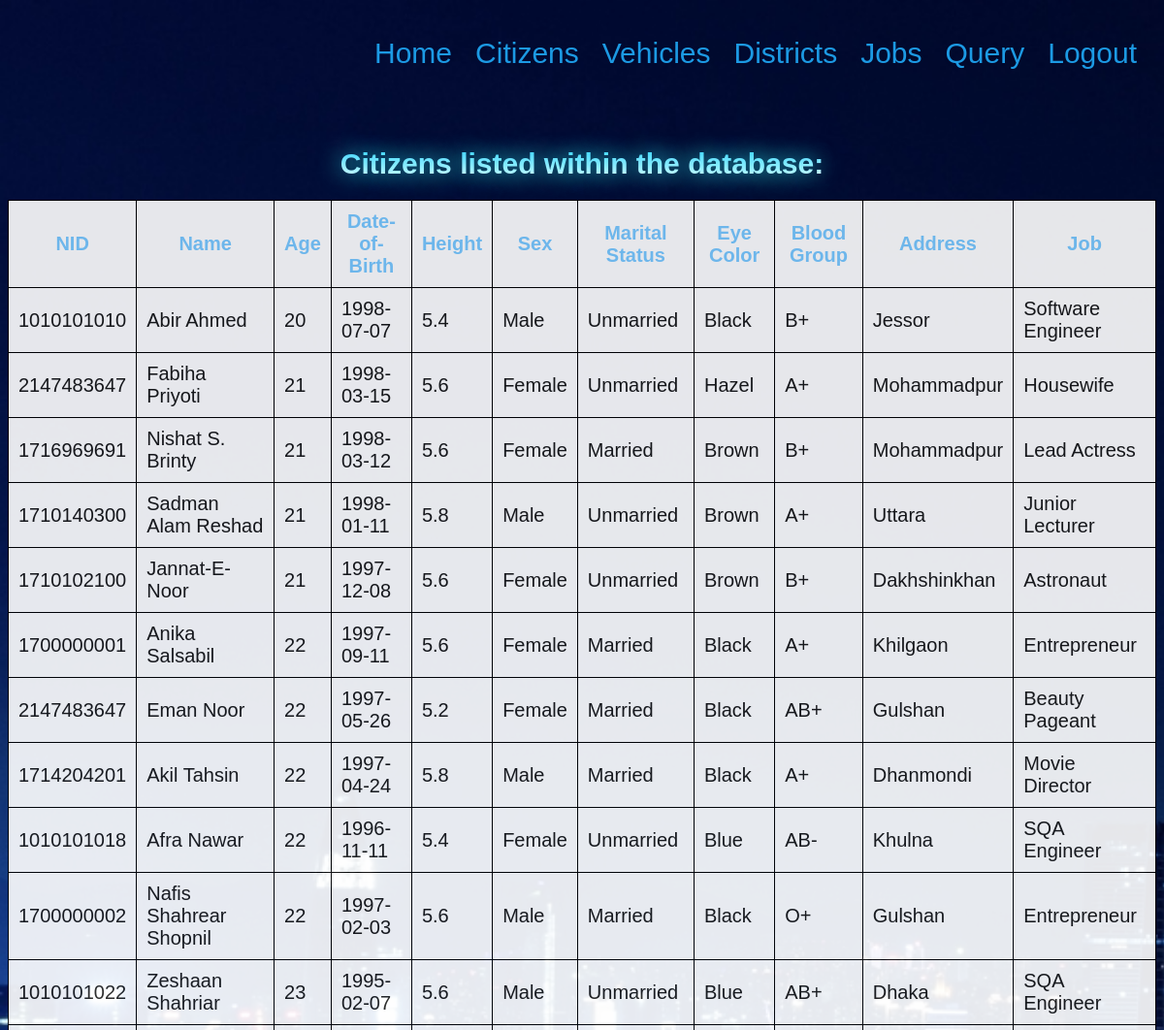
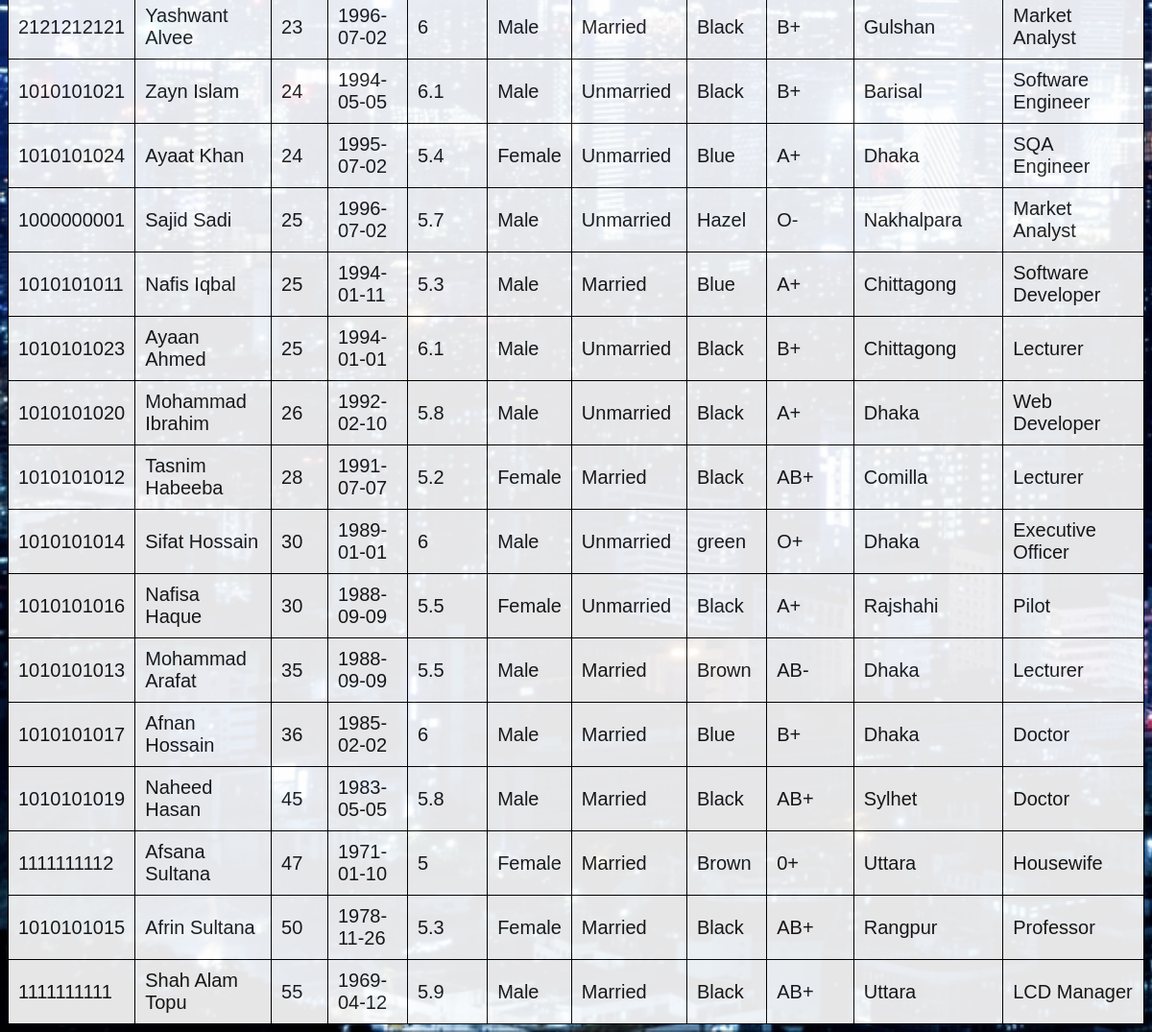
The page /ncdb/ageorder.php on the database its author committed (2 pictures, top to bottom).
### tables this page shows
CREATE TABLE `citizens` (
  `id` int(10) NOT NULL,
  `name` varchar(50) NOT NULL,
  `age` int(11) NOT NULL,
  `dob` date NOT NULL,
  `height` double NOT NULL,
  `sex` varchar(10) NOT NULL,
  `ms` varchar(10) NOT NULL,
  `ecolour` varchar(15) NOT NULL,
  `bg` varchar(5) NOT NULL,
  `dname` varchar(50) NOT NULL,
  `jname` varchar(50) NOT NULL
);

### ncdb/ageorder.php (the view, shortened to what this page needs)
<html lang="en">
<head>
</head>
<body>
    <ul>
        <li><a href="home.php">Home</a></li>
        <li><a href="citizens.php">Citizens</a></li>
        <li><a href="vehicles.php">Vehicles</a></li>
        <li><a href="districts.php">Districts</a></li>
        <li><a href="jobs.php">Jobs</a></li>
        <li><a href="custom.php">Query</a></li>
        <li><a href="index.php" class="burn">Logout</a></li>
    </ul>
    <h1>
        Citizens listed within the database:
    </h1>
    <?php
    require_once("dbconnect.php");
    $sql = "SELECT * FROM citizens order by age";
    $result = mysqli_query($conn,$sql);
    if(mysqli_num_rows($result)!=0){
        ?>
        <table align="center" class=tab>
        <tr style="color: rgb(107, 196, 255)">
            <th>NID</th>
            <th>Name</th>
            <th>Age</th>
            <th>Date-of-Birth</th>
            <th>Height</th>
            <th>Sex</th>
            <th>Marital Status</th>
            <th>Eye Color</th>
            <th>Blood Group</th>
            <th>Address</th>
            <th>Job</th>
        </tr>
    <?php
        while($row = mysqli_fetch_array($result)){
    ?>
        <tr>
            <td><?php echo $row[0] ?></td>
            <td><?php echo $row[1] ?></td>
            <td><?php echo $row[2] ?></td>
            <td><?php echo $row[3] ?></td>
            <td><?php echo $row[4] ?></td>
            <td><?php echo $row[5] ?></td>
            <td><?php echo $row[6] ?></td>
            <td><?php echo $row[7] ?></td>
            <td><?php echo $row[8] ?></td>
            <td><?php echo $row[9] ?></td>
            <td><?php echo $row[10] ?></td>
        </tr>
    <?php
        }
    }
    ?>
    </table>
</body>
</html>

### ncdb/ageorder.php (style rules this page uses)
ul { margin:0px; padding:30px 20px; list-style-type: none; text-align: right; }
li { display: inline; margin-left:20px; font-size: 30px; }
a { color:rgb(28, 154, 228); text-decoration: none; transition: all 0.2s ease-in-out; font-family: Arial, Helvetica, sans-serif; }
body { background-image: url("welcome1.jpg"); -moz-background-size: cover; -webkit-background-size: cover; -o-background-size: cover; background-size: cover; }
h1 { color:white; text-align: center; font-size: 30px; font-family: Arial, Helvetica, sans-serif; text-shadow:0 0 25px rgb(56, 255, 255); margin-top: 50px; background: -webkit-linear-gradient(#33ccff, white); -webkit-background-clip: text; -webkit-text-fill-color: transparent; }
table,th,td { padding:10px; font-size: 20px; background: white; border: 1px solid black; border-collapse: collapse; font-family: Arial, Helvetica, sans-serif; transition: all 0.3s ease-in-out; opacity: 0.9; }

### rows shown on the page
citizens: id "1010101010", name "Abir Ahmed", age "20", dob "1998-07-07", height "5.4", sex "Male", ms "Unmarried", ecolour "Black", bg "B+", dname "Jessor", jname "Software Engineer"
citizens: id "2147483647", name "Fabiha Priyoti", age "21", dob "1998-03-15", height "5.6", sex "Female", ms "Unmarried", ecolour "Hazel", bg "A+", dname "Mohammadpur", jname "Housewife"
citizens: id "1716969691", name "Nishat S. Brinty", age "21", dob "1998-03-12", height "5.6", sex "Female", ms "Married", ecolour "Brown", bg "B+", dname "Mohammadpur", jname "Lead Actress"
citizens: id "1710140300", name "Sadman Alam Reshad", age "21", dob "1998-01-11", height "5.8", sex "Male", ms "Unmarried", ecolour "Brown", bg "A+", dname "Uttara", jname "Junior Lecturer"
citizens: id "1710102100", name "Jannat-E-Noor", age "21", dob "1997-12-08", height "5.6", sex "Female", ms "Unmarried", ecolour "Brown", bg "B+", dname "Dakhshinkhan", jname "Astronaut"
citizens: id "1700000001", name "Anika Salsabil", age "22", dob "1997-09-11", height "5.6", sex "Female", ms "Married", ecolour "Black", bg "A+", dname "Khilgaon", jname "Entrepreneur"
citizens: id "2147483647", name "Eman Noor", age "22", dob "1997-05-26", height "5.2", sex "Female", ms "Married", ecolour "Black", bg "AB+", dname "Gulshan", jname "Beauty Pageant"
citizens: id "1714204201", name "Akil Tahsin", age "22", dob "1997-04-24", height "5.8", sex "Male", ms "Married", ecolour "Black", bg "A+", dname "Dhanmondi", jname "Movie Director"
citizens: id "1010101018", name "Afra Nawar", age "22", dob "1996-11-11", height "5.4", sex "Female", ms "Unmarried", ecolour "Blue", bg "AB-", dname "Khulna", jname "SQA Engineer"
citizens: id "1700000002", name "Nafis Shahrear Shopnil", age "22", dob "1997-02-03", height "5.6", sex "Male", ms "Married", ecolour "Black", bg "O+", dname "Gulshan", jname "Entrepreneur"
citizens: id "1010101022", name "Zeshaan Shahriar", age "23", dob "1995-02-07", height "5.6", sex "Male", ms "Unmarried", ecolour "Blue", bg "AB+", dname "Dhaka", jname "SQA Engineer"
citizens: id "2121212121", name "Yashwant Alvee", age "23", dob "1996-07-02", height "6", sex "Male", ms "Married", ecolour "Black", bg "B+", dname "Gulshan", jname "Market Analyst"
citizens: id "1010101021", name "Zayn Islam", age "24", dob "1994-05-05", height "6.1", sex "Male", ms "Unmarried", ecolour "Black", bg "B+", dname "Barisal", jname "Software Engineer"
citizens: id "1010101024", name "Ayaat Khan", age "24", dob "1995-07-02", height "5.4", sex "Female", ms "Unmarried", ecolour "Blue", bg "A+", dname "Dhaka", jname "SQA Engineer"
citizens: id "1000000001", name "Sajid Sadi", age "25", dob "1996-07-02", height "5.7", sex "Male", ms "Unmarried", ecolour "Hazel", bg "O-", dname "Nakhalpara", jname "Market Analyst"
citizens: id "1010101011", name "Nafis Iqbal", age "25", dob "1994-01-11", height "5.3", sex "Male", ms "Married", ecolour "Blue", bg "A+", dname "Chittagong", jname "Software Developer"
citizens: id "1010101023", name "Ayaan Ahmed", age "25", dob "1994-01-01", height "6.1", sex "Male", ms "Unmarried", ecolour "Black", bg "B+", dname "Chittagong", jname "Lecturer"
citizens: id "1010101020", name "Mohammad Ibrahim", age "26", dob "1992-02-10", height "5.8", sex "Male", ms "Unmarried", ecolour "Black", bg "A+", dname "Dhaka", jname "Web Developer"
citizens: id "1010101012", name "Tasnim Habeeba", age "28", dob "1991-07-07", height "5.2", sex "Female", ms "Married", ecolour "Black", bg "AB+", dname "Comilla", jname "Lecturer"
citizens: id "1010101014", name "Sifat Hossain", age "30", dob "1989-01-01", height "6", sex "Male", ms "Unmarried", ecolour "green", bg "O+", dname "Dhaka", jname "Executive Officer"
citizens: id "1010101016", name "Nafisa Haque", age "30", dob "1988-09-09", height "5.5", sex "Female", ms "Unmarried", ecolour "Black", bg "A+", dname "Rajshahi", jname "Pilot"
citizens: id "1010101013", name "Mohammad Arafat", age "35", dob "1988-09-09", height "5.5", sex "Male", ms "Married", ecolour "Brown", bg "AB-", dname "Dhaka", jname "Lecturer"
citizens: id "1010101017", name "Afnan Hossain", age "36", dob "1985-02-02", height "6", sex "Male", ms "Married", ecolour "Blue", bg "B+", dname "Dhaka", jname "Doctor"
citizens: id "1010101019", name "Naheed Hasan", age "45", dob "1983-05-05", height "5.8", sex "Male", ms "Married", ecolour "Black", bg "AB+", dname "Sylhet", jname "Doctor"
citizens: id "1111111112", name "Afsana Sultana", age "47", dob "1971-01-10", height "5", sex "Female", ms "Married", ecolour "Brown", bg "0+", dname "Uttara", jname "Housewife"
citizens: id "1010101015", name "Afrin Sultana", age "50", dob "1978-11-26", height "5.3", sex "Female", ms "Married", ecolour "Black", bg "AB+", dname "Rangpur", jname "Professor"
citizens: id "1111111111", name "Shah Alam Topu", age "55", dob "1969-04-12", height "5.9", sex "Male", ms "Married", ecolour "Black", bg "AB+", dname "Uttara", jname "LCD Manager"
